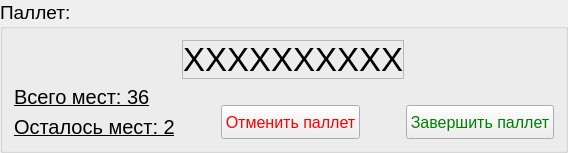
         <widget class="QGroupBox" name="groupBox">
          <property name="font">
           <font>
            <pointsize>14</pointsize>
           </font>
          </property>
          <property name="title">
           <string>Паллет:</string>
          </property>
          <layout class="QVBoxLayout" name="verticalLayout_4">
           <item>
            <layout class="QHBoxLayout" name="horizontalLayout">
             <item>
              <spacer name="horizontalSpacer">
               <property name="orientation">
                <enum>Qt::Orientation::Horizontal</enum>
               </property>
               <property name="sizeHint" stdset="0">
                <size>
                 <width>40</width>
                 <height>20</height>
                </size>
               </property>
              </spacer>
             </item>
             <item>
              <widget class="QLabel" name="label">
               <property name="text">
                <string/>
               </property>
               <property name="pixmap">
                <pixmap resource="res.qrc">:/icons/pallet_FILL0_wght400_GRAD0_opsz40.svg</pixmap>
               </property>
              </widget>
             </item>
             <item>
              <widget class="QLabel" name="label_pallet_name">
               <property name="font">
                <font>
                 <pointsize>25</pointsize>
                </font>
               </property>
               <property name="toolTip">
                <string notr="true"/>
               </property>
               <property name="layoutDirection">
                <enum>Qt::LayoutDirection::LeftToRight</enum>
               </property>
               <property name="frameShape">
                <enum>QFrame::Shape::StyledPanel</enum>
               </property>
               <property name="lineWidth">
                <number>8</number>
               </property>
               <property name="text">
                <string>XXXXXXXXXX</string>
               </property>
               <property name="textFormat">
                <enum>Qt::TextFormat::AutoText</enum>
               </property>
               <property name="alignment">
                <set>Qt::AlignmentFlag::AlignCenter</set>
               </property>
              </widget>
             </item>
             <item>
              <spacer name="horizontalSpacer_2">
               <property name="orientation">
                <enum>Qt::Orientation::Horizontal</enum>
               </property>
               <property name="sizeHint" stdset="0">
                <size>
                 <width>40</width>
                 <height>20</height>
                </size>
               </property>
              </spacer>
             </item>
            </layout>
           </item>
           <item>
            <layout class="QHBoxLayout" name="horizontalLayout_4">
             <item>
              <layout class="QVBoxLayout" name="verticalLayout_3">
               <item>
                <widget class="QLabel" name="label_all_places">
                 <property name="font">
                  <font>
                   <pointsize>15</pointsize>
                   <underline>true</underline>
                  </font>
                 </property>
                 <property name="text">
                  <string>Всего мест: 36</string>
                 </property>
                </widget>
               </item>
               <item>
                <widget class="QLabel" name="label_last_places">
                 <property name="font">
                  <font>
                   <pointsize>15</pointsize>
                   <underline>true</underline>
                  </font>
                 </property>
                 <property name="text">
                  <string>Осталось мест: 2</string>
                 </property>
                </widget>
               </item>
              </layout>
             </item>
             <item>
              <spacer name="horizontalSpacer_3">
               <property name="orientation">
                <enum>Qt::Orientation::Horizontal</enum>
               </property>
               <property name="sizeHint" stdset="0">
                <size>
                 <width>40</width>
                 <height>20</height>
                </size>
               </property>
              </spacer>
             </item>
             <item>
              <layout class="QVBoxLayout" name="verticalLayout">
               <item>
                <spacer name="horizontalSpacer_5">
                 <property name="orientation">
                  <enum>Qt::Orientation::Horizontal</enum>
                 </property>
                 <property name="sizeHint" stdset="0">
                  <size>
                   <width>40</width>
                   <height>20</height>
                  </size>
                 </property>
                </spacer>
               </item>
               <item>
                <layout class="QHBoxLayout" name="horizontalLayout_3">
                 <item>
                  <widget class="QPushButton" name="pushButton_set_cancel">
                   <property name="sizePolicy">
                    <sizepolicy hsizetype="Minimum" vsizetype="Fixed">
                     <horstretch>0</horstretch>
                     <verstretch>0</verstretch>
                    </sizepolicy>
                   </property>
                   <property name="minimumSize">
                    <size>
                     <width>139</width>
                     <height>29</height>
                    </size>
                   </property>
                   <property name="maximumSize">
                    <size>
                     <width>200</width>
                     <height>40</height>
                    </size>
                   </property>
                   <property name="baseSize">
                    <size>
                     <width>139</width>
                     <height>29</height>
                    </size>
                   </property>
                   <property name="font">
                    <font>
                     <pointsize>12</pointsize>
                    </font>
                   </property>
                   <property name="styleSheet">
                    <string notr="true">color: red</string>
                   </property>
                   <property name="text">
                    <string>Отменить паллет</string>
                   </property>
                   <property name="icon">
                    <iconset resource="res.qrc">
                     <normaloff>:/icons/delete_forever_FILL0_wght400_GRAD0_opsz40.svg</normaloff>:/icons/delete_forever_FILL0_wght400_GRAD0_opsz40.svg</iconset>
                   </property>
                   <property name="iconSize">
                    <size>
                     <width>32</width>
                     <height>32</height>
                    </size>
                   </property>
                  </widget>
                 </item>
                 <item>
                  <spacer name="horizontalSpacer_4">
                   <property name="orientation">
                    <enum>Qt::Orientation::Horizontal</enum>
                   </property>
                   <property name="sizeHint" stdset="0">
                    <size>
                     <width>40</width>
                     <height>20</height>
                    </size>
                   </property>
                  </spacer>
                 </item>
                 <item>
                  <widget class="QPushButton" name="pushButton_set_complete">
                   <property name="sizePolicy">
                    <sizepolicy hsizetype="Minimum" vsizetype="Fixed">
                     <horstretch>0</horstretch>
                     <verstretch>0</verstretch>
                    </sizepolicy>
                   </property>
                   <property name="minimumSize">
                    <size>
                     <width>139</width>
                     <height>29</height>
                    </size>
                   </property>
                   <property name="maximumSize">
                    <size>
                     <width>200</width>
                     <height>40</height>
                    </size>
                   </property>
                   <property name="sizeIncrement">
                    <size>
                     <width>139</width>
                     <height>29</height>
                    </size>
                   </property>
                   <property name="baseSize">
                    <size>
                     <width>139</width>
                     <height>29</height>
                    </size>
                   </property>
                   <property name="font">
                    <font>
                     <pointsize>12</pointsize>
                    </font>
                   </property>
                   <property name="styleSheet">
                    <string notr="true">color: green
</string>
                   </property>
                   <property name="text">
                    <string>Завершить паллет</string>
                   </property>
                   <property name="icon">
                    <iconset resource="res.qrc">
                     <normaloff>:/icons/task_alt_FILL0_wght400_GRAD0_opsz40.svg</normaloff>:/icons/task_alt_FILL0_wght400_GRAD0_opsz40.svg</iconset>
                   </property>
                   <property name="iconSize">
                    <size>
                     <width>32</width>
                     <height>32</height>
                    </size>
                   </property>
                  </widget>
                 </item>
                </layout>
               </item>
              </layout>
             </item>
            </layout>
           </item>
          </layout>
         </widget>
